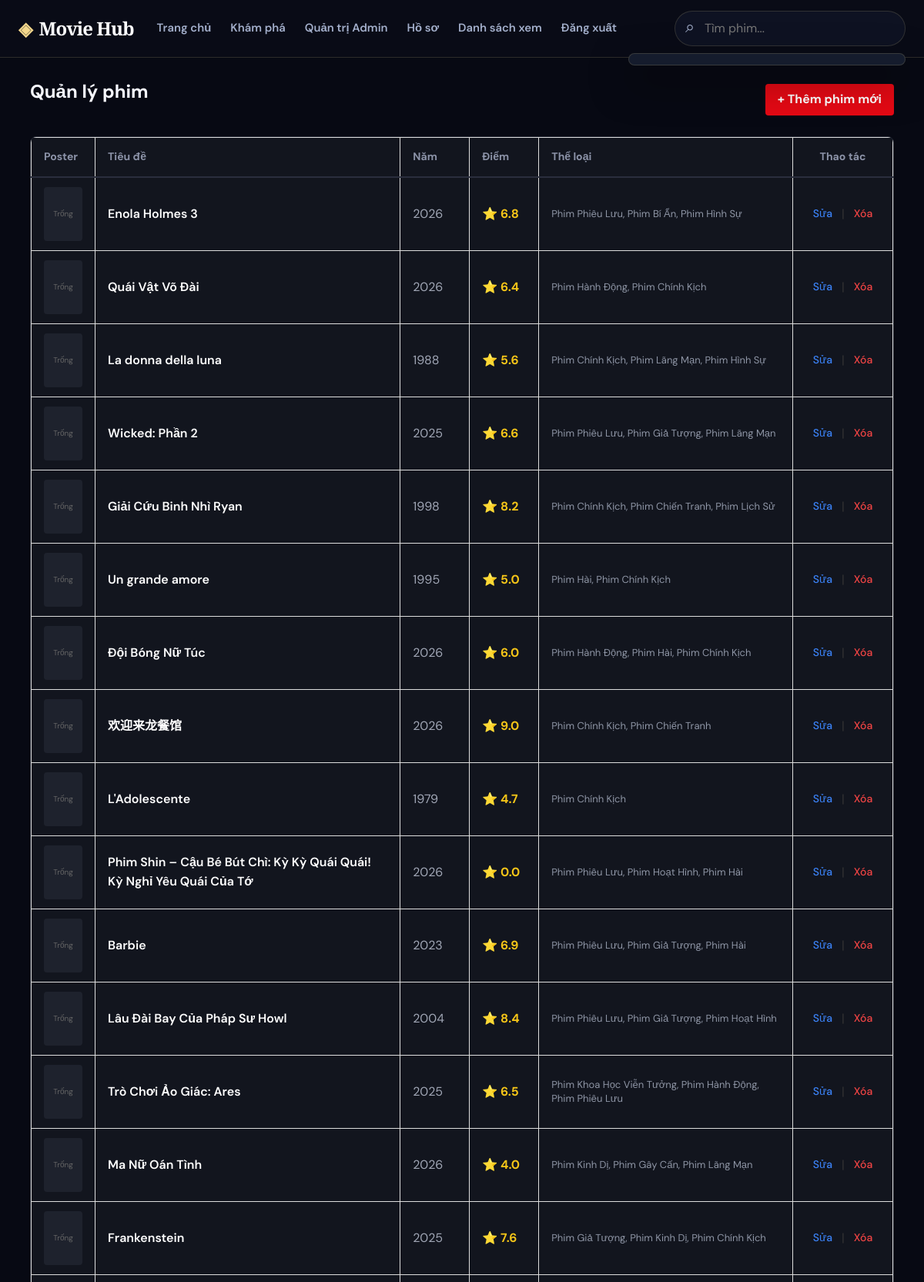
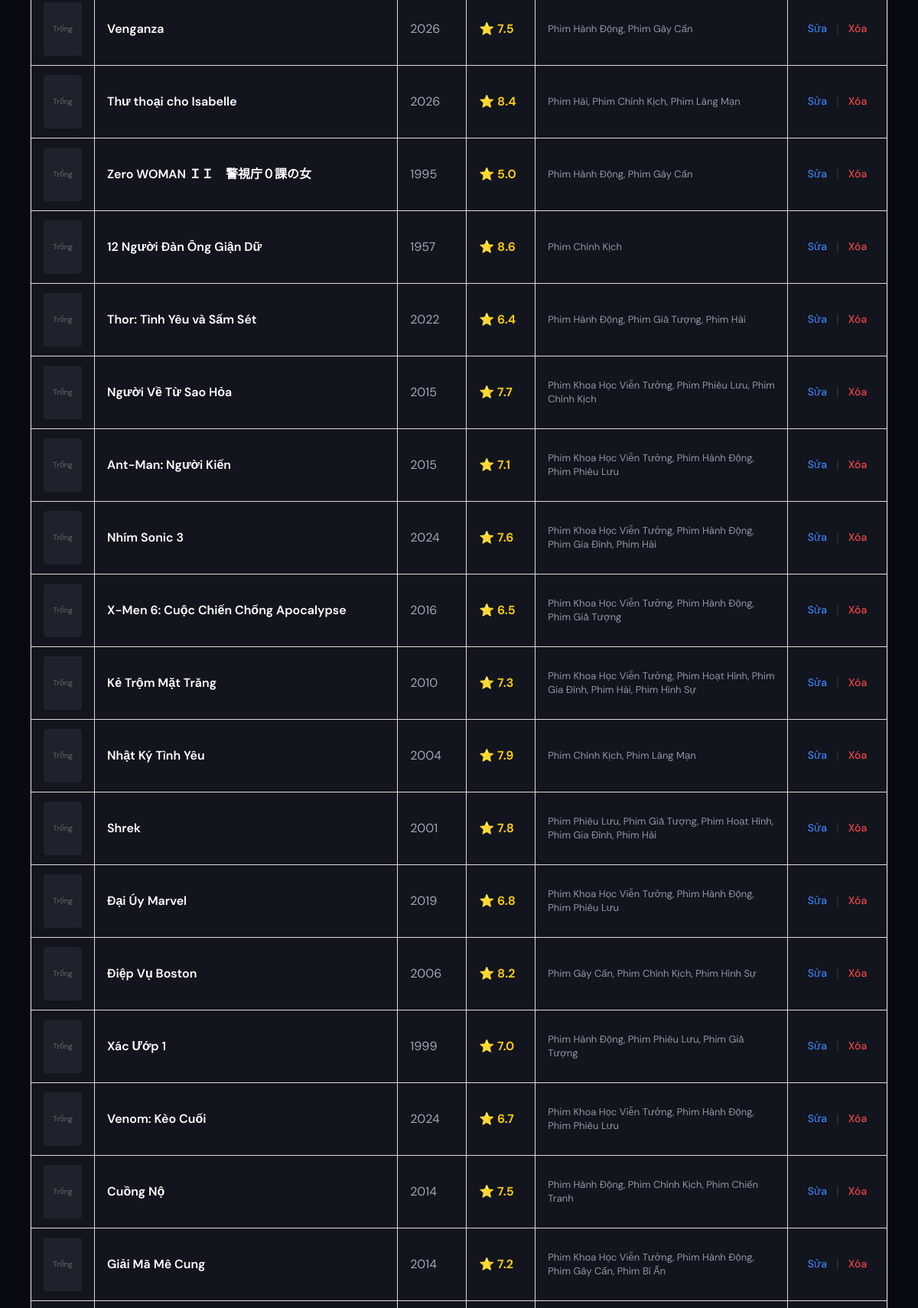
/admin/movies.php (signed in, upper part), run on the app's committed database (2 pictures, top to bottom).
### tables this page shows
CREATE TABLE `movies` (
  `id` int(11) NOT NULL,
  `tmdb_id` int(11) DEFAULT NULL,
  `title` varchar(255) NOT NULL,
  `slug` varchar(255) NOT NULL,
  `description` text DEFAULT NULL,
  `release_year` int(11) DEFAULT NULL,
  `poster_path` varchar(255) DEFAULT NULL,
  `rating` decimal(3,1) DEFAULT NULL,
  `created_at` timestamp NOT NULL DEFAULT current_timestamp()
);

### config.php (called while the page is built, shortened)
<?php
function base_url($path = '') {
    return 'http://localhost' . BASE_URL . '/' . ltrim($path, '/');
}
?>

### includes/auth.php (called while the page is built, shortened)
<?php
require_once __DIR__ . '/db.php';
function current_user() {
    return $_SESSION['user'] ?? null;
}

### includes/db.php (called while the page is built, shortened)
<?php
require_once __DIR__ . '/../config.php';
function db() {
    static $pdo = null;
    if ($pdo === null) {
        try {
            $pdo = new PDO("mysql:host=" . DB_HOST . ";dbname=" . DB_NAME . ";charset=utf8mb4", DB_USER, DB_PASS, [
                PDO::ATTR_ERRMODE => PDO::ERRMODE_EXCEPTION,
                PDO::ATTR_DEFAULT_FETCH_MODE => PDO::FETCH_ASSOC
            ]);
        } catch (PDOException $e) {
            die("Database connection failed: " . $e->getMessage());
        }
    }
    return $pdo;
}
function db_select($sql, $params = []) {
    $stmt = db()->prepare($sql);
    $stmt->execute($params);
    return $stmt->fetchAll();
}
?>

### includes/functions.php (called while the page is built, shortened)
<?php
require_once __DIR__ . '/db.php';
function e($str) {
    return htmlspecialchars((string) $str, ENT_QUOTES, 'UTF-8');
}

### admin/movies.php (the view, shortened to what this page needs)
<?php
require_once '../config.php';
require_once '../includes/db.php';
require_once '../includes/auth.php';
require_once '../includes/functions.php';
$sql = "
    SELECT m.*, GROUP_CONCAT(g.name SEPARATOR ', ') AS genre_names
    FROM movies m
    LEFT JOIN movie_genre mg ON m.id = mg.movie_id
    LEFT JOIN genres g ON mg.genre_id = g.id
    GROUP BY m.id
    ORDER BY m.id DESC
";
$movies = db_select($sql);
require_once '../includes/header.php';
?>
<div class="container admin-container" style="max-width: 1200px; margin: 30px auto; padding: 0 15px;">
    <div style="display: flex; justify-content: space-between; align-items: center; margin-bottom: 24px;">
        <h2>Quản lý phim</h2>
        <a href="movie_add.php" class="btn btn-primary" style="padding: 8px 16px; background: #e50914; color: #fff; text-decoration: none; border-radius: 4px; font-weight: bold;">+ Thêm phim mới</a>
    </div>
    <div style="overflow-x: auto; background: #12151e; border-radius: 8px; border: 1px solid #232733;">
        <table class="table-admin" style="width: 100%; border-collapse: collapse; text-align: left;">
            <thead>
                <tr style="border-bottom: 2px solid #2a2e3d; color: #8c93a8; font-size: 14px;">
                    <th style="padding: 14px 16px; width: 80px;">Poster</th>
                    <th style="padding: 14px 16px; min-width: 200px;">Tiêu đề</th>
                    <th style="padding: 14px 16px; width: 90px;">Năm</th>
                    <th style="padding: 14px 16px; width: 90px;">Điểm</th>
                    <th style="padding: 14px 16px;">Thể loại</th>
                    <th style="padding: 14px 16px; width: 130px; text-align: center; white-space: nowrap;">Thao tác</th>
                </tr>
            </thead>
            <tbody>
                <?php if (empty($movies)): ?>
                    <tr>
                        <td colspan="6" style="text-align: center; padding: 30px; color: #777;">Chưa có phim nào trong hệ thống.</td>
                    </tr>
                <?php else: ?>
                    <?php foreach ($movies as $movie): ?>
                        <tr style="border-bottom: 1px solid #1c202d;">
                            <td style="padding: 12px 16px;">
                            </td>
                            <td style="padding: 12px 16px; font-weight: 600; color: #fff;">
                                <?php echo e($movie['title']); ?>
                            </td>
                            <td style="padding: 12px 16px; color: #a0a6b5;">
                                <?php echo e((string)($movie['release_year'] ?? '—')); ?>
                            </td>
                            <td style="padding: 12px 16px; color: #f5c518; font-weight: bold;">
                                ⭐ <?php echo e((string)($movie['rating'] ?? '0')); ?>
                            </td>
                            <td style="padding: 12px 16px; color: #8e95a5; font-size: 13px; line-height: 1.4;">
                                <?php echo e($movie['genre_names'] ?? 'Chưa phân loại'); ?>
                            </td>
                            <td style="padding: 12px 16px; text-align: center; white-space: nowrap;">
                                <div style="display: inline-flex; align-items: center; gap: 12px;">
                                    <a href="movie_edit.php?id=<?php echo (int) $movie['id']; ?>" style="color: #3b82f6; text-decoration: none; font-size: 14px; font-weight: 500;">
                                        Sửa
                                    </a>
                                    <span style="color: #333;">|</span>
                                    <a href="movie_delete.php?id=<?php echo (int) $movie['id']; ?>" onclick="return confirm('Bạn có chắc chắn muốn xóa phim \'<?php echo addslashes($movie['title']); ?>\' không?');" style="color: #ef4444; text-decoration: none; font-size: 14px; font-weight: 500;">
                                        Xóa
                                    </a>
                                </div>
                            </td>
                        </tr>
                    <?php endforeach; ?>
                <?php endif; ?>
            </tbody>
        </table>
    </div>
</div>
<?php require_once '../includes/footer.php'; ?>

### includes/header.php (shortened to what this page needs)
<?php
require_once __DIR__ . '/functions.php';
$currentUser = current_user();
$isAdmin = $currentUser && ($currentUser['role'] ?? '') === 'admin';
?>
<!DOCTYPE html>
<html lang="vi">
<head>
    <link rel="stylesheet" href="<?php echo base_url('assets/css/style.css'); ?>">
    <link rel="stylesheet" href="<?php echo base_url('assets/css/responsive.css'); ?>">
    <?php if (str_contains($_SERVER['SCRIPT_NAME'] ?? '', '/admin/')): ?>
        <link rel="stylesheet" href="<?php echo base_url('assets/css/admin-style.css'); ?>">
    <?php endif; ?>
</head>
<body>
    <header class="site-header">
        <div class="header-inner">
            <a class="brand" href="<?php echo base_url('home'); ?>">Movie Hub</a>
            <nav id="primary-navigation" class="nav-menu" aria-label="Điều hướng chính">
                <a href="<?php echo base_url('home'); ?>">Trang chủ</a>
                <a href="<?php echo base_url('browse'); ?>">Khám phá</a>
                <?php if ($currentUser): ?>
                    <?php if ($isAdmin): ?>
                        <a href="<?php echo base_url('admin/index.php'); ?>" class="nav-link-admin">Quản trị Admin</a>
                    <?php endif; ?>
                    <a href="<?php echo base_url('profile'); ?>">Hồ sơ</a>
                    <a href="<?php echo base_url('watchlist'); ?>">Danh sách xem</a>
                    <a href="<?php echo base_url('logout'); ?>" onclick="return confirm('Bạn có chắc chắn muốn đăng xuất không?');">Đăng xuất</a>
                <?php else: ?>
                    <a href="<?php echo base_url('login'); ?>" class="btn-login-gold">ĐĂNG NHẬP</a>
                <?php endif; ?>
            </nav>
            <div class="live-search">
                <input id="live-search-input" type="search" placeholder="Tìm phim..." autocomplete="off">
                <div id="live-search-dropdown" class="live-search-dropdown" role="listbox" aria-label="Gợi ý phim"></div>
            </div>
        </div>
    </header>
    <main>

### includes/footer.php (shortened to what this page needs)
</main>
</body>
</html>

### assets/css/style.css (style rules this page uses)
:root { --bg: #070913; --surface: #0e1222; --surface-2: #151c2f; --surface-3: #1f2840; --text: #f6f8ff; --muted: #a3afcb; --border: rgba(212, 196, 133, 0.18); --primary: #c9a55c; --primary-light: #f3d78c; --accent: #f5c518; --accent-glow: rgba(245, 197, 24, 0.35); --danger: #ff5c5c; --shadow: 0 20px 50px rgba(0, 0, 0, 0.55); --radius: 16px; }
* { box-sizing: border-box; }
html { scroll-behavior: smooth; }
body { margin: 0; min-width: 320px; background: var(--bg); color: var(--text); font-family: "DM Sans", Arial, sans-serif; line-height: 1.55; }
a { color: inherit; text-decoration: none; }
button, input, select { font: inherit; }
main { min-height: calc(100vh - 164px); }
.container { width: min(1180px, calc(100% - 48px)); margin-inline: auto; }
.site-header { position: sticky; top: 0; z-index: 30; border-bottom: 1px solid var(--border); background: rgba(10, 13, 24, .9); backdrop-filter: blur(18px); }
.header-inner { display: flex; align-items: center; gap: 30px; min-height: 74px; width: min(1180px, calc(100% - 48px)); margin: auto; }
.brand { color: #fff; font-family: "Playfair Display", Georgia, serif; font-size: 1.5rem; font-weight: 700; letter-spacing: -.04em; white-space: nowrap; }
.brand::before { content: "◈"; margin-right: 9px; color: var(--primary-light); font-family: sans-serif; }
.nav-menu { display: flex; gap: 25px; align-items: center; }
.nav-menu a { color: var(--muted); font-weight: 600; font-size: .93rem; transition: color .2s; }
.live-search { position: relative; margin-left: auto; width: min(300px, 30vw); }
.live-search input { width: 100%; padding: 10px 16px 10px 38px; color: var(--text); background: var(--surface); border: 1px solid var(--border); border-radius: 999px; outline: none; }
.live-search::before { content: "⌕"; position: absolute; left: 14px; top: 5px; color: var(--muted); font-size: 1.35rem; z-index: 1; }
.live-search-dropdown { position: absolute; top: calc(100% + 9px); right: 0; width: 360px; max-height: 430px; overflow-y: auto; background: #151c2d; border: 1px solid var(--border); border-radius: 14px; box-shadow: var(--shadow); padding: 7px; z-index: 50; }
h1, h2, h3 { line-height: 1.18; margin-top: 0; }

### assets/css/admin-style.css (style rules this page uses)
table { width: 100%; border-collapse: collapse; }
th, td { padding: 10px; border: 1px solid #ddd; }

### data on the page
movies: title "Enola Holmes 3", release_year "2026", rating "6.8", genre_names "Phim Phiêu Lưu, Phim Bí Ẩn, Phim Hình Sự"
movies: title "Quái Vật Võ Đài", release_year "2026", rating "6.4", genre_names "Phim Hành Động, Phim Chính Kịch"
movies: title "La donna della luna", release_year "1988", rating "5.6", genre_names "Phim Chính Kịch, Phim Lãng Mạn, Phim Hình Sự"
movies: title "Wicked: Phần 2", release_year "2025", rating "6.6", genre_names "Phim Phiêu Lưu, Phim Giả Tượng, Phim Lãng Mạn"
movies: title "Giải Cứu Binh Nhì Ryan", release_year "1998", rating "8.2", genre_names "Phim Chính Kịch, Phim Chiến Tranh, Phim Lịch Sử"
movies: title "Un grande amore", release_year "1995", rating "5.0", genre_names "Phim Hài, Phim Chính Kịch"
movies: title "Đội Bóng Nữ Túc", release_year "2026", rating "6.0", genre_names "Phim Hành Động, Phim Hài, Phim Chính Kịch"
movies: title "欢迎来龙餐馆", release_year "2026", rating "9.0", genre_names "Phim Chính Kịch, Phim Chiến Tranh"
movies: title "L'Adolescente", release_year "1979", rating "4.7", genre_names "Phim Chính Kịch"
movies: title "Phim Shin – Cậu Bé Bút Chì: Kỳ Kỳ Quái Quái! Kỳ Nghỉ Yêu Quái Của Tớ", release_year "2026", rating "0.0", genre_names "Phim Phiêu Lưu, Phim Hoạt Hình, Phim Hài"
movies: title "Barbie", release_year "2023", rating "6.9", genre_names "Phim Phiêu Lưu, Phim Giả Tượng, Phim Hài"
movies: title "Lâu Đài Bay Của Pháp Sư Howl", release_year "2004", rating "8.4", genre_names "Phim Phiêu Lưu, Phim Giả Tượng, Phim Hoạt Hình"
movies: title "Trò Chơi Ảo Giác: Ares", release_year "2025", rating "6.5", genre_names "Phim Khoa Học Viễn Tưởng, Phim Hành Động, Phim Phiêu Lưu"
movies: title "Ma Nữ Oán Tình", release_year "2026", rating "4.0", genre_names "Phim Kinh Dị, Phim Gây Cấn, Phim Lãng Mạn"
movies: title "Frankenstein", release_year "2025", rating "7.6", genre_names "Phim Giả Tượng, Phim Kinh Dị, Phim Chính Kịch"
movies: title "Venganza", release_year "2026", rating "7.5", genre_names "Phim Hành Động, Phim Gây Cấn"
movies: title "Thư thoại cho Isabelle", release_year "2026", rating "8.4", genre_names "Phim Hài, Phim Chính Kịch, Phim Lãng Mạn"
movies: title "Zero WOMAN ＩＩ 警視庁０課の女", release_year "1995", rating "5.0", genre_names "Phim Hành Động, Phim Gây Cấn"
movies: title "12 Người Đàn Ông Giận Dữ", release_year "1957", rating "8.6", genre_names "Phim Chính Kịch"
movies: title "Thor: Tình Yêu và Sấm Sét", release_year "2022", rating "6.4", genre_names "Phim Hành Động, Phim Giả Tượng, Phim Hài"
movies: title "Người Về Từ Sao Hỏa", release_year "2015", rating "7.7", genre_names "Phim Khoa Học Viễn Tưởng, Phim Phiêu Lưu, Phim Chính Kịch"
movies: title "Ant-Man: Người Kiến", release_year "2015", rating "7.1", genre_names "Phim Khoa Học Viễn Tưởng, Phim Hành Động, Phim Phiêu Lưu"
movies: title "Nhím Sonic 3", release_year "2024", rating "7.6", genre_names "Phim Khoa Học Viễn Tưởng, Phim Hành Động, Phim Gia Đình, Phim Hài"
movies: title "X-Men 6: Cuộc Chiến Chống Apocalypse", release_year "2016", rating "6.5", genre_names "Phim Khoa Học Viễn Tưởng, Phim Hành Động, Phim Giả Tượng"
movies: title "Kẻ Trộm Mặt Trăng", release_year "2010", rating "7.3", genre_names "Phim Khoa Học Viễn Tưởng, Phim Hoạt Hình, Phim Gia Đình, Phim Hài, Phim Hình Sự"
movies: title "Nhật Ký Tình Yêu", release_year "2004", rating "7.9", genre_names "Phim Chính Kịch, Phim Lãng Mạn"
movies: title "Shrek", release_year "2001", rating "7.8", genre_names "Phim Phiêu Lưu, Phim Giả Tượng, Phim Hoạt Hình, Phim Gia Đình, Phim Hài"
movies: title "Đại Úy Marvel", release_year "2019", rating "6.8", genre_names "Phim Khoa Học Viễn Tưởng, Phim Hành Động, Phim Phiêu Lưu"
movies: title "Điệp Vụ Boston", release_year "2006", rating "8.2", genre_names "Phim Gây Cấn, Phim Chính Kịch, Phim Hình Sự"
movies: title "Xác Ướp 1", release_year "1999", rating "7.0", genre_names "Phim Hành Động, Phim Phiêu Lưu, Phim Giả Tượng"
movies: title "Venom: Kèo Cuối", release_year "2024", rating "6.7", genre_names "Phim Khoa Học Viễn Tưởng, Phim Hành Động, Phim Phiêu Lưu"
movies: title "Cuồng Nộ", release_year "2014", rating "7.5", genre_names "Phim Hành Động, Phim Chính Kịch, Phim Chiến Tranh"
movies: title "Giải Mã Mê Cung", release_year "2014", rating "7.2", genre_names "Phim Khoa Học Viễn Tưởng, Phim Hành Động, Phim Gây Cấn, Phim Bí Ẩn"
